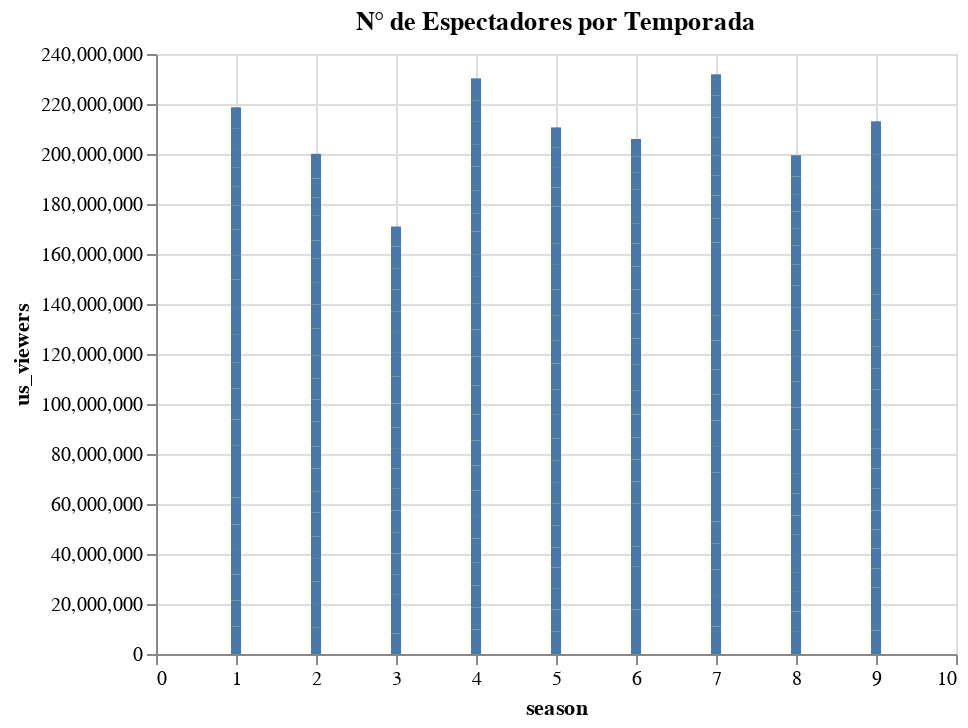

Source (notebook cell):
### Markdown cell above
###N° Espectadores por Temporada

### Code cell
alt.Chart(imdb_episodes).mark_bar().encode(
    x='season',
    y='us_viewers'
).properties(title= "N° de Espectadores por Temporada", height=300, width=400)

### Figure 1 — Vega-Lite specification as saved in the notebook (floating-point values rounded to 4 significant figures; data arrays with more than 128 entries replaced by an {"elided": "..."} marker saying what was removed)
{"config": {"view": {"continuousWidth": 400, "continuousHeight": 300}}, "data": {"name": "data-3635147cc86f6a19c6d185ebfa84699e"}, "mark": "bar", "encoding": {"x": {"field": "season", "type": "quantitative"}, "y": {"field": "us_viewers", "type": "quantitative"}}, "height": 300, "title": "N° de Espectadores por Temporada", "width": 400, "$schema": "https://vega.github.io/schema/vega-lite/v4.17.0.json", "datasets": {"data-3635147cc86f6a19c6d185ebfa84699e": {"elided": "208 records"}}}
